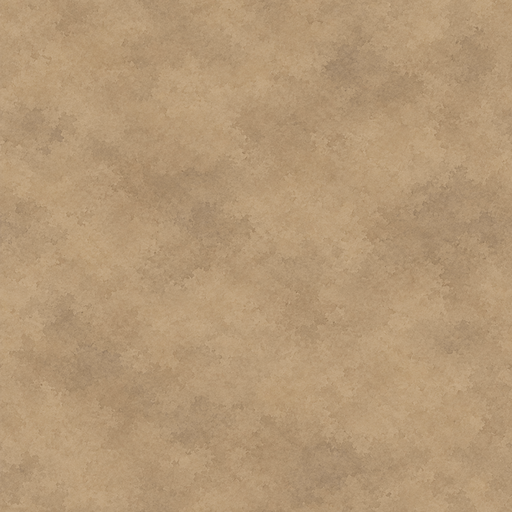
#> input picture art/style05/ground_v2/forest_floor.png, 512 x 512 px, given in place of person.png, which was not available
$ python animal_boards.py
#> lines starting #> are read from the running program, lines starting #| are printed output that depends on the picture; pictures that were not available may be replaced by others from this repository, and a replacement may not be noted
### art/compositor/tone.py
# /// script
# requires-python = ">=3.11"
# dependencies = ["pillow", "numpy"]
# ///
# How to run: imported by art/compositor/render.py; tested with test_tone.py.
"""Measured ground restraint and declared condition transforms for ENV1.

Luminance means Rec.709 weights applied to encoded sRGB, matching the existing
art pipeline. These are rendering transforms, never edits to source art.
"""
from __future__ import annotations

from dataclasses import dataclass
from enum import StrEnum
from pathlib import Path
from typing import Final, assert_never

import numpy as np
from numpy.typing import NDArray
from PIL import Image

RGB: Final = np.array([0.2126, 0.7152, 0.0722], dtype=np.float64)
FloatPixels = NDArray[np.float64]


class Condition(StrEnum):
    DAY = "day"
    NIGHT = "night"
    WINTER = "winter"
    DROUGHT = "drought"


@dataclass(frozen=True, slots=True)
class ToneMetrics:
    luminance_mean: float
    luminance_std: float
    saturation_mean: float


@dataclass(frozen=True, slots=True)
class GroundLimit:
    person_luminance_std: float
    mean_max: float = 0.40
    std_ratio: float = 0.60
    saturation_max: float = 0.30


@dataclass(frozen=True, slots=True)
class ToneResult:
    image: Image.Image
    before: ToneMetrics
    after: ToneMetrics
    contrast_factor: float
    chroma_factor: float
    passed: bool


def metrics(pixels: FloatPixels) -> ToneMetrics:
    """Measure normalized RGB pixels, with no alpha/background dilution."""
    luminance = pixels @ RGB
    maximum = pixels.max(axis=-1)
    minimum = pixels.min(axis=-1)
    saturation = np.divide(maximum - minimum, maximum,
                           out=np.zeros_like(maximum), where=maximum > 0)
    return ToneMetrics(float(luminance.mean()), float(luminance.std()),
                       float(saturation.mean()))


def person_limit(anchor: Path) -> GroundLimit:
    """Use alpha/chroma foreground of the locked person anchor at native size."""
    with Image.open(anchor) as source:
        rgba = np.asarray(source.convert("RGBA"), dtype=np.float64) / 255.0
    rgb = rgba[:, :, :3]
    magenta = ((rgb[:, :, 0] > .65) & (rgb[:, :, 2] > .65)
               & (rgb[:, :, 1] < .4)
               & (np.abs(rgb[:, :, 0] - rgb[:, :, 2]) < .3))
    foreground = rgb[(rgba[:, :, 3] >= .5) & ~magenta]
    if foreground.size == 0:
        message = f"No person foreground in {anchor}"
        raise ValueError(message)
    return GroundLimit(metrics(foreground).luminance_std)


def cap_ground(source: Image.Image, limit: GroundLimit) -> ToneResult:
    """Apply one global contrast affine and one global chroma multiplier.

    The target leaves rounding margin below all limits. A monotone binary
    search selects one tile-wide chroma value; no local repainting occurs.
    """
    rgb = np.asarray(source.convert("RGB"), dtype=np.float64) / 255.0
    before = metrics(rgb)
    gray = rgb @ RGB
    target_mean = min(before.luminance_mean, limit.mean_max * .90)
    target_std = limit.person_luminance_std * limit.std_ratio * .90
    contrast = min(1.0, target_std / max(before.luminance_std, 1e-12))
    quiet_gray = np.clip((gray - gray.mean()) * contrast + target_mean, 0, 1)
    chroma = (rgb - gray[:, :, None]) * contrast
    low, high = 0.0, 1.0
    for _ in range(24):
        factor = (low + high) * .5
        candidate = np.clip(quiet_gray[:, :, None] + chroma * factor, 0, 1)
        if metrics(candidate).saturation_mean <= limit.saturation_max * .90:
            low = factor
        else:
            high = factor
    final = np.clip(quiet_gray[:, :, None] + chroma * low, 0, 1)
    image = Image.fromarray(np.rint(final * 255).astype(np.uint8))
    after = metrics(np.asarray(image, dtype=np.float64) / 255.0)
    passed = (after.luminance_mean <= limit.mean_max
              and after.luminance_std <= limit.person_luminance_std * limit.std_ratio
              and after.saturation_mean <= limit.saturation_max)
    return ToneResult(image, before, after, contrast, low, passed)


# [16 lines left out: function season_ground, not called in this run]


@dataclass(frozen=True, slots=True)
class NightLight:
    hearth_pixels: tuple[tuple[float, float], ...]
    tile_pixels: int
    radius_tiles: float = 5.0


# [16 lines left out: function night_value, not called in this run]

### art/pipeline_polish/animal_boards.py
# /// script
# requires-python = ">=3.11"
# dependencies = ["pillow", "numpy", "pydantic", "scipy", "scikit-image"]
# ///
# How to run: PYTHONPATH=. python -m art.pipeline_polish.animal_boards
"""Build native-size owner evidence and independent no-key animal packets."""
from __future__ import annotations

import random
from dataclasses import dataclass, replace
from pathlib import Path
from typing import Final

from PIL import Image, ImageDraw
from pydantic import JsonValue

from art.compositor.tone import cap_ground, person_limit
from art.pipeline_env1.animal_normalize import digest
from art.pipeline_polish.animal_process import DATA, OUT, ROOT, SPECS, write_json

ROUND: Final = 1


@dataclass(frozen=True, slots=True)
class Frame:
    species: str
    facing: str
    pose: str
    path: Path


def frames() -> tuple[Frame, ...]:
    result: list[Frame] = []
    for spec in SPECS:
        for facing in ("S", "E"):
            for pose in ("stand", "walk", "run", spec.special_pose, "dead"):
                result.append(Frame(spec.species, facing, pose, OUT / spec.species / f"try{spec.attempt}" / facing / f"{pose}.png"))
    return tuple(result)


def ground(name: str) -> Image.Image:
    """Use compositor-wide calm-ground parameters, with no animal recolour."""
    limit = replace(person_limit(ROOT / "art/style05/anchors/person.png"), mean_max=.32, std_ratio=.25, saturation_max=.22)
    with Image.open(ROOT / f"art/style05/ground_v2/{name}.png") as source:
        result = cap_ground(source, limit)
    if not result.passed:
        message = f"Calm ground failed for {name}"
        raise ValueError(message)
    return result.image.resize((64, 64), Image.Resampling.LANCZOS).convert("RGBA")


def tile_background(size: tuple[int, int], tile: Image.Image, scale: int) -> Image.Image:
    pattern = tile.resize((64 * scale, 64 * scale), Image.Resampling.NEAREST)
    canvas = Image.new("RGBA", size)
    for y in range(0, size[1], pattern.height):
        for x in range(0, size[0], pattern.width):
            canvas.alpha_composite(pattern, (x, y))
    return canvas


def place(canvas: Image.Image, frame: Frame, center_x: int, baseline_y: int, scale: int) -> None:
    with Image.open(frame.path) as source:
        sprite = source.convert("RGBA").resize((source.width * scale, source.height * scale), Image.Resampling.NEAREST)
    baseline = 56 if frame.pose == "dead" else 72
    canvas.alpha_composite(sprite, (center_x - 48 * scale, baseline_y - baseline * scale))


def owner_board(rows: tuple[Frame, ...]) -> None:
    width, height = 1100, 2580
    canvas = Image.new("RGBA", (width, height), "#272923")
    draw = ImageDraw.Draw(canvas)
    draw.text((14, 10), "ART-POLISH animal candidates - owner decision pending; S = front 3/4, 35 degrees viewer-left", fill="#eee4ce")
    y = 36
    for terrain in ("meadow", "forest_floor"):
        for scale in (1, 2):
            band_height = 116 if scale == 1 else 202
            for start in range(0, 20, 5):
                group = rows[start:start + 5]
                band = tile_background((width, band_height), ground(terrain), scale)
#> in person_limit, source is the input picture: PIL image 512x512 RGB; mean R, G, B 180.3, 152, 117.6
#> in person_limit, `magenta = ((rgb[:, :, 0] > .65) & (rgb[:, :, 2] > .65) & (rgb[:, :, 1]..`: magenta: shape (512, 512) bool; every value is 0
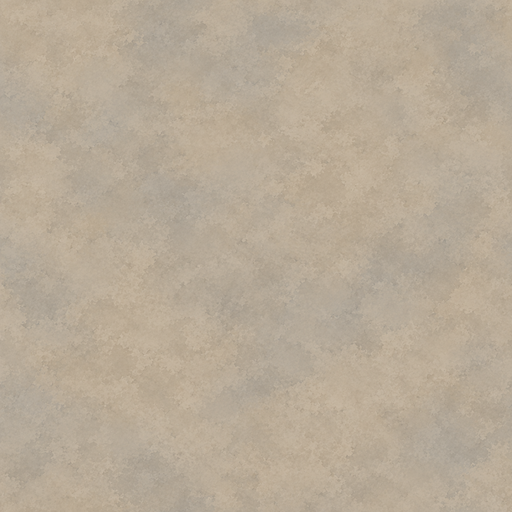
#> input picture art/style05/ground_v2/river_bank.png, 512 x 512 px, given in place of meadow.png, which was not available
#> in ground, source is the input picture: PIL image 512x512 RGB; mean R, G, B 183.4, 170, 151.3
#> in metrics (call 2), `saturation = np.divide(maximum - minimum, maximum, out=np.zeros_like(m..`:
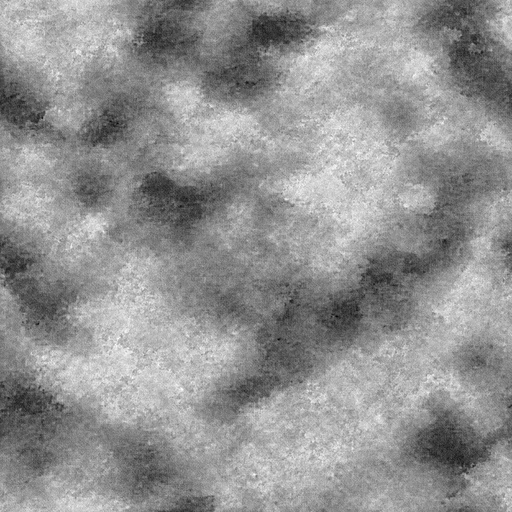
#> saturation: shape (512, 512) float64; min 0.102, max 0.229, mean 0.175; drawn with min black and max white
#> in cap_ground, `target_mean = min(before.luminance_mean, limit.mean_max * .90)`: target_mean = 0.288
#> in cap_ground, `contrast = min(1.0, target_std / max(before.luminance_std, 1e-12))`: contrast = 0.32
#> in cap_ground, `chroma = (rgb - gray[:, :, None]) * contrast`:
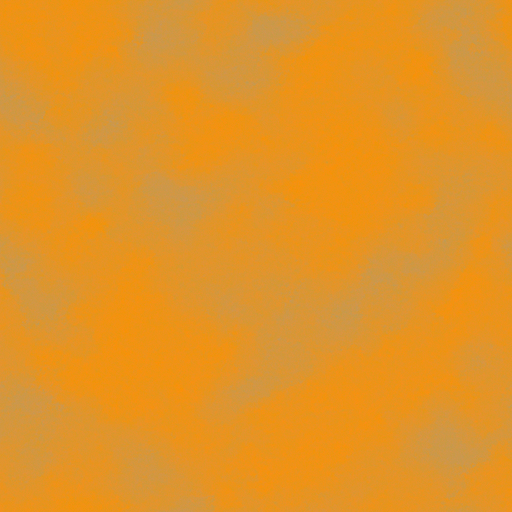
#> chroma: shape (512, 512, 3) float64; mean R, G, B 0.0149, -0.00188, -0.0254; drawn with min black and max white
#> the loop in cap_ground, `for _ in range(24):` made 24 passes
#> (factor, low) on passes 2 to 13: (0.75, 0.75), (0.875, 0.875), (0.938, 0.938), (0.969, 0.969), (0.984, 0.984), (0.992, 0.992), (0.996, 0.996), (0.998, 0.998), (0.999, 0.999), (1, 1), (1, 1), (1, 1)
#> low on pass 1: 0.5
#> pass 1, in cap_ground, `candidate = np.clip(quiet_gray[:, :, None] + chroma * factor, 0, 1)`:
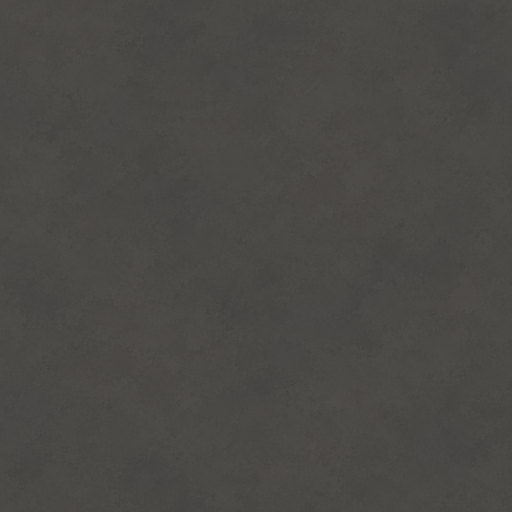
#> candidate: shape (512, 512, 3) float64; mean R, G, B 0.295, 0.287, 0.275
#> pass 1, in metrics (call 3), `minimum = pixels.min(axis=-1)`:
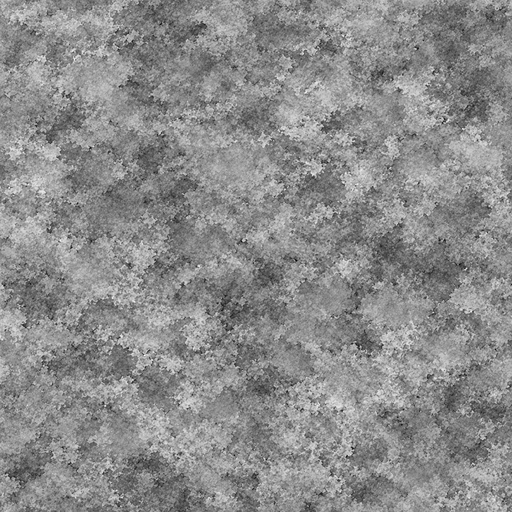
#> minimum: shape (512, 512) float64; min 0.25, max 0.296, mean 0.275; drawn with min black and max white
#> in cap_ground, `passed = (after.luminance_mean <= limit.mean_max and after.luminance_s..`: passed = True
#> in tile_background, `canvas = Image.new("RGBA", size)`: canvas: PIL image 1100x116 RGBA; every value is 0
#> after the loop in tile_background, `for y in range(0, size[1], pattern.height):`:
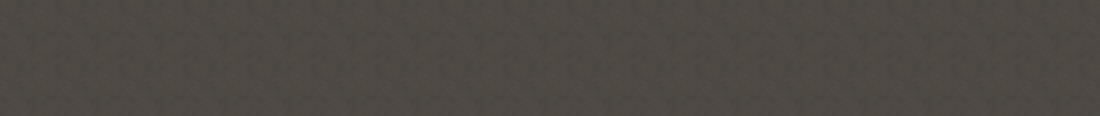
#> canvas: PIL image 1100x116 RGBA; mean R, G, B, A 77.2, 73, 67, 255
                label = ImageDraw.Draw(band)
                for column, frame in enumerate(group):
                    x = column * 220
                    label.text((x + 8, 6), f"{frame.species} {frame.facing}/{frame.pose} {scale}x", fill="#f1e7ce")
                    place(band, frame, x + 110, band_height - 16, scale)
#> in place, `canvas.alpha_composite(sprite, (center_x - 48 * scale, baseline_y - ba..`:
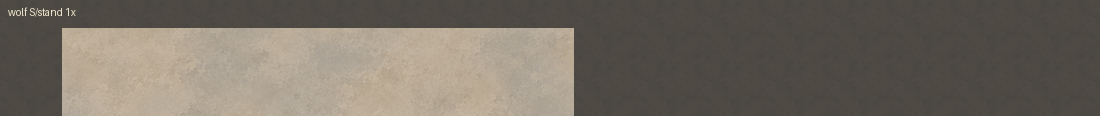
#> canvas: PIL image 1100x116 RGBA; mean R, G, B, A 114.7, 107.4, 96.9, 255
                canvas.alpha_composite(band, (0, y))
                y += band_height
            draw.text((10, y - 14), terrain, fill="#fff1c9")
    # Full native displays require 16 bands; do not downsample the owner board.
    path = ROOT / "art/boards/animals_owner.png"
    path.parent.mkdir(parents=True, exist_ok=True)
    canvas.convert("RGB").save(path, optimize=True)


def blind_packets(rows: tuple[Frame, ...]) -> None:
    key: list[JsonValue] = []
    packet_dir = DATA / f"round{ROUND}"
    packet_dir.mkdir(parents=True, exist_ok=True)
    for reviewer in ("a", "b"):
        for scale in (1, 2):
            order = list(rows)
            random.Random(20261024 + ROUND * 100 + scale + (0 if reviewer == "a" else 17)).shuffle(order)
            cell_w, cell_h = (128, 112) if scale == 1 else (212, 188)
            canvas = tile_background((cell_w * 5, cell_h * 4), ground("meadow"), scale)
            draw = ImageDraw.Draw(canvas)
            for index, frame in enumerate(order):
                x, y = index % 5 * cell_w, index // 5 * cell_h
                identifier = f"{reviewer.upper()}{scale}-{index + 1:02d}"
                draw.text((x + 7, y + 5), identifier, fill="#f7efd9")
                place(canvas, frame, x + cell_w // 2, y + cell_h - 10, scale)
                key.append({"id": identifier, "reviewer": reviewer, "scale": scale, "species": frame.species,
                            "pose": frame.pose, "facing": frame.facing, "path": str(frame.path.relative_to(ROOT)), "sha256": digest(frame.path)})
            canvas.convert("RGB").save(packet_dir / f"reviewer_{reviewer}_{scale}x.png", optimize=True)
    write_json(packet_dir / "answer_key.json", key)
    packet_text = "Inspect only your two supplied PNGs at their native image dimensions. For each identifier, give the animal species and visible action/pose, one answer each, no alternatives. Do not inspect source files, answer keys, prior reviews, filenames or repository. Report uncertainty honestly. Return JSON {responses:[{id,species,pose}]}.\n"
    _ = (packet_dir / "REVIEWER_INSTRUCTIONS.txt").write_text(packet_text)


if __name__ == "__main__":
    selected = frames()
#> (the run stopped early here; a loop or call above may not have finished)
